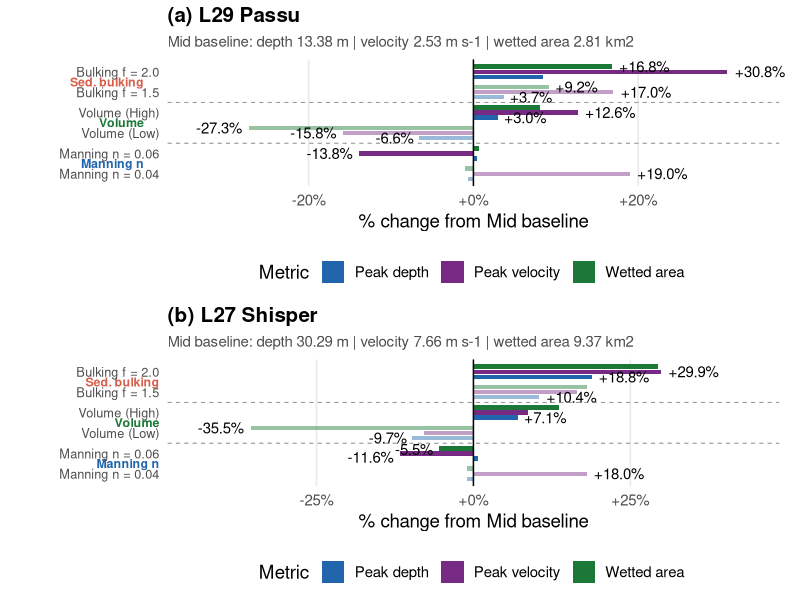
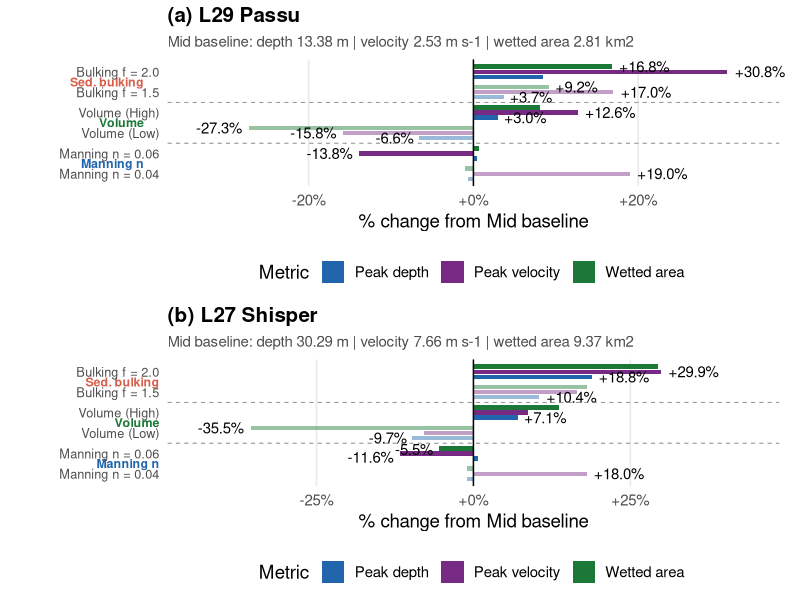

Write R code to recreate these figures, in order.
# Figure 8: sensitivity chart

library(ggplot2)
library(dplyr)
library(tidyr)
library(readr)
library(cowplot)
OUT_DIR   <- "figures"
FIG_W     <- 22.0
FIG_H     <- 26.0
FIG_DPI   <- 800
BASE_SIZE <- 9
ver <- read_csv("data/processed/ALL_simulation_results_VERIFIED.csv",
                show_col_types = FALSE) %>%
  mutate(scenario = recode(scenario,
    "Mid_b15" = "Mid_bulk1.5",
    "Mid_b20" = "Mid_bulk2.0"))
combined <- read_csv("data/processed/all_simulations_combined_v2.csv",
                     show_col_types = FALSE) %>%
  mutate(scenario = recode(scenario,
    "Mid_bulk15" = "Mid_bulk1.5",
    "Mid_bulk20" = "Mid_bulk2.0",
    "Mid_b15"    = "Mid_bulk1.5",
    "Mid_b20"    = "Mid_bulk2.0")) %>%
  select(-any_of(c("peak_depth_m",
                   "wetted_area_km2",
                   "peak_velocity_p95",
                   "peak_velocity_max")))
sim <- combined %>%
  left_join(
    ver %>% select(lake, scenario, peak_depth_m, peak_vel_p95,
                   peak_vel_max, wetted_area_km2),
    by = c("lake", "scenario")
  )
cat("sim columns:", paste(names(sim), collapse = ", "), "\n")
cat("peak_depth_m NAs:", sum(is.na(sim$peak_depth_m)), "\n")
cat("peak_vel_p95 NAs:", sum(is.na(sim$peak_vel_p95)), "\n\n")
d29 <- sim %>% filter(lake == "L29")
d27 <- sim %>% filter(lake == "L27")
# ── 2. Compute percent change from Mid baseline ─────────────
compute_tornado <- function(df, lake_label) {
  mid       <- df %>% filter(scenario == "Mid_baseline")
  mid_depth <- mid$peak_depth_m
  mid_vel   <- mid$peak_vel_p95
  mid_area  <- mid$wetted_area_km2
  scens <- df %>%
    filter(scenario != "Mid_baseline") %>%
    mutate(
      pct_depth = (peak_depth_m - mid_depth) / mid_depth * 100,
      pct_vel   = (peak_vel_p95 - mid_vel) / mid_vel * 100,
      pct_area  = (wetted_area_km2 - mid_area) / mid_area * 100,
      param = case_when(
        scenario == "Low"         ~ "Volume (Low)",
        scenario == "High"        ~ "Volume (High)",
        scenario == "Mid_n04"     ~ "Manning n = 0.04",
        scenario == "Mid_n06"     ~ "Manning n = 0.06",
        scenario == "Mid_bulk1.5" ~ "Bulking f = 1.5",
        scenario == "Mid_bulk2.0" ~ "Bulking f = 2.0"
      )
    )
  long <- scens %>%
    select(param, pct_depth, pct_vel, pct_area) %>%
    pivot_longer(
      cols      = c(pct_depth, pct_vel, pct_area),
      names_to  = "metric",
      values_to = "pct_change"
    ) %>%
    mutate(
      metric = recode(metric,
        pct_depth = "Peak depth",
        pct_vel   = "Peak velocity",
        pct_area  = "Wetted area"
      ),
      lake = lake_label,
      show_label = abs(pct_change) >= 2.0
    )
  return(long)
}
long_l29 <- compute_tornado(d29, "L29 Passu")
long_l27 <- compute_tornado(d27, "L27 Shisper")
# ── 3. Baseline subtitles ───────────────────────────────────
get_mid <- function(df, col) {
  df %>% filter(scenario == "Mid_baseline") %>% pull({{ col }})
}
sub_l29 <- sprintf(
  "Mid baseline: depth %.2f m | velocity %.2f m s-1 | wetted area %.2f km2",
  get_mid(d29, peak_depth_m),
  get_mid(d29, peak_vel_p95),
  get_mid(d29, wetted_area_km2)
)
sub_l27 <- sprintf(
  "Mid baseline: depth %.2f m | velocity %.2f m s-1 | wetted area %.2f km2",
  get_mid(d27, peak_depth_m),
  get_mid(d27, peak_vel_p95),
  get_mid(d27, wetted_area_km2)
)
# ── 4. Factor ordering ──────────────────────────────────────
param_order <- c(
  "Manning n = 0.04",
  "Manning n = 0.06",
  "Volume (Low)",
  "Volume (High)",
  "Bulking f = 1.5",
  "Bulking f = 2.0"
)
metric_order <- c(
  "Peak depth",
  "Peak velocity",
  "Wetted area"
)
long_l29 <- long_l29 %>%
  mutate(
    param = factor(param, levels = param_order),
    metric = factor(metric, levels = metric_order)
  )
long_l27 <- long_l27 %>%
  mutate(
    param = factor(param, levels = param_order),
    metric = factor(metric, levels = metric_order)
  )
# ── 5. Colors ───────────────────────────────────────────────
metric_cols <- c(
  "Peak depth"    = "#2166AC",
  "Peak velocity" = "#762A83",
  "Wetted area"   = "#1B7837"
)

group_of <- function(param) {
  case_when(
    param %in% c("Bulking f = 1.5", "Bulking f = 2.0")   ~ "Sed. bulking",
    param %in% c("Volume (Low)", "Volume (High)")        ~ "Volume",
    param %in% c("Manning n = 0.04", "Manning n = 0.06") ~ "Manning n"
  )
}
shade_of <- function(param) {
  ifelse(param %in% c("Bulking f = 2.0", "Volume (High)", "Manning n = 0.06"),
         "bold", "pastel")
}
group_cols <- c(
  "Sed. bulking" = "#D6604D",
  "Volume"       = "#1B7837",
  "Manning n"    = "#2166AC"
)
group_order <- c("Manning n", "Volume", "Sed. bulking")  # bottom-to-top, matches param_order

for (df_name in c("long_l29", "long_l27")) {
  df <- get(df_name)
  df$group <- factor(group_of(df$param), levels = group_order)
  df$shade <- shade_of(df$param)
  assign(df_name, df)
}

# ── 7. Plot builder ────────────────────────────────────────
build_panel <- function(df, panel_title, subtitle, x_limits) {
  ggplot(df, aes(x = param, y = pct_change, fill = metric, alpha = shade)) +
    geom_col(position = position_dodge(width = 0.75), width = 0.65) +
    geom_text(
      data = df[df$show_label, ],
      aes(label = sprintf("%+.1f%%", pct_change),
          hjust = ifelse(pct_change >= 0, -0.15, 1.15)),
      position = position_dodge(width = 0.75),
      size = BASE_SIZE * 0.42, alpha = 1, color = "black",
      check_overlap = TRUE
    ) +
    geom_hline(yintercept = 0, color = "grey20", linewidth = 0.3) +
    coord_flip(ylim = x_limits, clip = "off") +
    scale_fill_manual(values = metric_cols, name = "Metric") +
    scale_alpha_manual(values = c(bold = 1, pastel = 0.45), guide = "none") +
    scale_y_continuous(labels = function(x) paste0(ifelse(x >= 0, "+", ""), x, "%"),
                        expand = expansion(mult = 0.08)) +
    labs(title = panel_title, subtitle = subtitle,
         x = NULL, y = "% change from Mid baseline") +
    theme_minimal(base_size = BASE_SIZE * 1.5) +
    theme(
      panel.grid.major.y = element_blank(),
      panel.grid.minor   = element_blank(),
      axis.text.y   = element_text(size = rel(0.85)),
      plot.title    = element_text(face = "bold", size = rel(1.1)),
      plot.subtitle = element_text(color = "grey30", size = rel(0.8)),
      legend.position = "bottom",
      plot.margin = margin(t = 5, r = 15, b = 5, l = 45)
    )
}

add_group_separators <- function(p) {
  p + geom_hline(yintercept = 0) +
    annotate("segment", x = 2.5, xend = 2.5, y = -Inf, yend = Inf,
             linetype = "dashed", color = "grey50", linewidth = 0.3) +
    annotate("segment", x = 4.5, xend = 4.5, y = -Inf, yend = Inf,
             linetype = "dashed", color = "grey50", linewidth = 0.3)
}

add_group_labels <- function(p, df, y_min) {
  labs_df <- df %>%
    distinct(param, group) %>%
    mutate(x = as.numeric(factor(param, levels = param_order))) %>%
    group_by(group) %>%
    summarise(x_mid = mean(x), .groups = "drop")
  p +
    geom_text(
      data = labs_df,
      aes(x = x_mid, y = y_min, label = group, color = group),
      inherit.aes = FALSE, fontface = "bold", hjust = 1,
      size = BASE_SIZE * 0.35
    ) +
    scale_color_manual(values = group_cols, guide = "none")
}

p29 <- build_panel(long_l29, "(a) L29 Passu", sub_l29, c(-32, 32))
p29 <- add_group_separators(p29)
p29 <- add_group_labels(p29, long_l29, y_min = -40)

p27 <- build_panel(long_l27, "(b) L27 Shisper", sub_l27, c(-42, 42))
p27 <- add_group_separators(p27)
p27 <- add_group_labels(p27, long_l27, y_min = -50)

p_final <- plot_grid(p29, p27, ncol = 1, align = "v")

# ── 8. Save ────────────────────────────────────────────────
dir.create(OUT_DIR, showWarnings = FALSE)

ggsave(file.path(OUT_DIR, "Figure_8.png"), p_final,
       width = FIG_W, height = FIG_H, units = "cm",
       dpi = FIG_DPI, bg = "white")

ggsave(file.path(OUT_DIR, "Figure_8.tiff"), p_final,
       width = FIG_W, height = FIG_H, units = "cm",
       dpi = FIG_DPI, bg = "white", compression = "lzw")

cat("Saved: Figure_8.png + .tiff\n")
